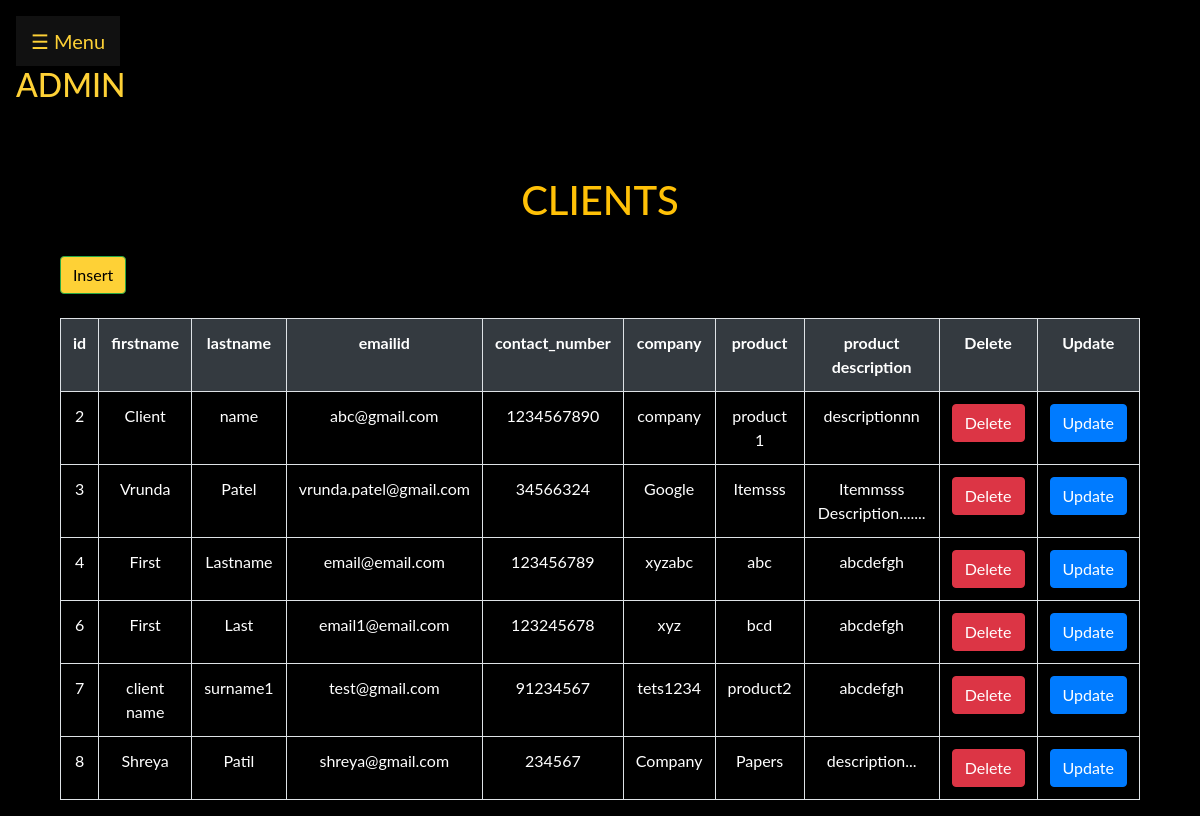
Screenshot of /admin/view_client.php (signed in) with the database file from the repository.
### tables this page shows
CREATE TABLE `client_info` (
  `id` int(11) NOT NULL,
  `firstname` varchar(255) NOT NULL,
  `lastname` varchar(255) NOT NULL,
  `emailid` varchar(255) NOT NULL,
  `contact_number` varchar(255) NOT NULL,
  `company` varchar(255) NOT NULL,
  `product` varchar(255) NOT NULL,
  `product_description` varchar(255) NOT NULL
);

### admin/view_client.php (the view, shortened to what this page needs)
<!DOCTYPE html>
<html>
<head>
  <link rel="stylesheet" href="https://maxcdn.bootstrapcdn.com/bootstrap/4.0.0/css/bootstrap.min.css">
 <link rel="stylesheet" type="text/css" href="http://ajax.aspnetcdn.com/ajax/jquery.dataTables/1.9.4/css/jquery.dataTables.css">
</head>
<body style="background-color: black;">
<?php include('bar.php'); ?>
 <div class="container">
 <div class="col-lg-12">
 <br><br>
 <h1 class="text-warning text-center" > CLIENTS </h1>
 <br>
 <a href="add_client.php"> <button class="btn btn-success" type="submit" name="insert" style="background-color: #fed136; color: black;"> Insert </button></a><br>
<br>
 <table  id="tabledata" class=" table table-striped table-hover table-bordered" style="color: white;">
 <tr class="bg-dark text-white text-center">
 <th> id </th>
 <th> firstname </th>
 <th> lastname </th>
 <th> emailid </th>
 <th> contact_number </th>
 <th> company </th>
 <th> product </th>
 <th> product description </th>
 <th> Delete </th>
 <th> Update </th>
 </tr >
 <?php
 $con = OpenCon();
 $q = "select * from client_info ";
 $query = mysqli_query($con,$q);
 while($res = mysqli_fetch_array($query)){
 ?>
 <tr class="text-center">
 <td> <?php echo $res['id'];  ?> </td>
 <td> <?php echo $res['firstname'];  ?> </td>
 <td> <?php echo $res['lastname'];  ?> </td>
 <td> <?php echo $res['emailid'];  ?> </td>
 <td> <?php echo $res['contact_number'];  ?> </td>
 <td> <?php echo $res['company'];  ?> </td>
 <td> <?php echo $res['product'];  ?> </td>
 <td> <?php echo $res['product_description'];  ?> </td>
 <td> <button class="btn-danger btn"> <a href="delete_client.php?id=<?php echo $res['id']; ?>" class="text-white"> Delete </a>  </button> </td>
 <td> <button class="btn-primary btn"> <a href="update_client.php?id=<?php echo $res['id']; ?>" class="text-white"> Update </a> </button> </td>
 </tr>
 <?php
 }
  ?>
 </table>
 </div>
 </div>
</body>
</html>

### admin/bar.php (style rules this page uses)
body { font-family: "Lato", sans-serif; }

### rows the page displays
client_info: id "2", firstname "Client", lastname "name", emailid "abc@gmail.com", contact_number "1234567890", company "company", product "product 1", product_description "descriptionnn"
client_info: id "3", firstname "Vrunda", lastname "Patel", emailid "vrunda.patel@gmail.com", contact_number "34566324", company "Google", product "Itemsss", product_description "Itemmsss Description......."
client_info: id "4", firstname "First", lastname "Lastname", emailid "email@email.com", contact_number "123456789", company "xyzabc", product "abc", product_description "abcdefgh"
client_info: id "6", firstname "First", lastname "Last", emailid "email1@email.com", contact_number "123245678", company "xyz", product "bcd", product_description "abcdefgh"
client_info: id "7", firstname "client name", lastname "surname1", emailid "test@gmail.com", contact_number "91234567", company "tets1234", product "product2", product_description "abcdefgh"
client_info: id "8", firstname "Shreya", lastname "Patil", emailid "shreya@gmail.com", contact_number "234567", company "Company", product "Papers", product_description "description..."
